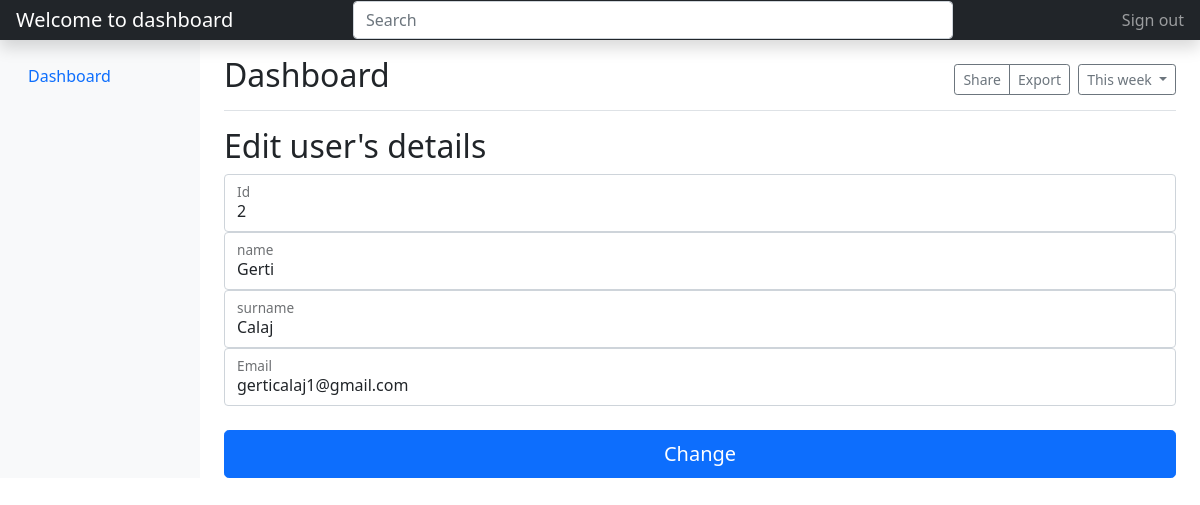
/Forms/edit.php?id=2, run on the app's committed database.
### tables this page shows
CREATE TABLE `user` (
  `id` int(11) NOT NULL,
  `name` varchar(255) NOT NULL,
  `surname` varchar(255) NOT NULL,
  `email` varchar(255) NOT NULL,
  `password` varchar(255) NOT NULL,
  `is_admin` tinyint(1) NOT NULL DEFAULT 0
);

### Forms/edit.php (the view, shortened to what this page needs)
<?php
   include_once('../database/config.php');
   $id = $_GET['id'];
   $sql = "SELECT * FROM user WHERE id=:id";
   $selectUser = $conn->prepare($sql);
   $selectUser->bindParam(':id', $id);
   $selectUser->execute();
   $user_data = $selectUser->fetch();
 ?>
 <!DOCTYPE html>
 <html>
 <head>
 	<link href="https://cdn.jsdelivr.net/npm/bootstrap@5.1.3/dist/css/bootstrap.min.css" rel="stylesheet">
 </head>
 <body>
 <header class="navbar navbar-dark sticky-top bg-dark flex-md-nowrap p-0 shadow">
  <a class="navbar-brand col-md-3 col-lg-2 me-0 px-3" href="#"><?php echo "Welcome to dashboard ".$_SESSION['surname']; ?></a>
  <input class="form-control form-control-dark w-50" type="text" placeholder="Search" aria-label="Search">
  <div class="navbar-nav">
    <div class="nav-item text-nowrap">
      <a class="nav-link px-3" href="logout.php">Sign out</a>
    </div>
  </div>
</header>
<div class="container-fluid">
  <div class="row">
    <nav id="sidebarMenu" class="col-md-3 col-lg-2 d-md-block bg-light sidebar collapse">
      <div class="position-sticky pt-3">
        <ul class="nav flex-column">
          <li class="nav-item">
            <a class="nav-link active" aria-current="page" href="../main/dashboard.php">
              Dashboard
            </a>
        </ul>
      </div>
    </nav>
    <main class="col-md-9 ms-sm-auto col-lg-10 px-md-4">
      <div class="d-flex justify-content-between flex-wrap flex-md-nowrap align-items-center pt-3 pb-2 mb-3 border-bottom">
        <h1 class="h2">Dashboard</h1>
        <div class="btn-toolbar mb-2 mb-md-0">
          <div class="btn-group me-2">
            <button type="button" class="btn btn-sm btn-outline-secondary">Share</button>
            <button type="button" class="btn btn-sm btn-outline-secondary">Export</button>
          </div>
          <button type="button" class="btn btn-sm btn-outline-secondary dropdown-toggle">
            This week
          </button>
        </div>
      </div>
      <h2>Edit user's details</h2>
      <div class="table-responsive">
        <form action="../Logic/editL.php" method="post">
        <div class="form-floating">
          <input type="number" class="form-control" id="floatingInput" placeholder="Id" name="id" value="<?php echo  $user_data['id'] ?>">
          <label for="floatingInput">Id</label>
        </div>
        <div class="form-floating">
          <input type="text" class="form-control" id="floatingInput" placeholder="name" name="name" value="<?php echo  $user_data['name'] ?>">
          <label for="floatingInput">name</label>
        </div>
        <div class="form-floating">
          <input type="text" class="form-control" id="floatingInput" placeholder="surname" name="surname" value="<?php echo  $user_data['surname'] ?>">
          <label for="floatingInput">surname</label>
        </div>
        <div class="form-floating">
          <input type="email" class="form-control" id="floatingInput" placeholder="Email" name="email" value="<?php echo  $user_data['email'] ?>">
          <label for="floatingInput">Email</label>
        </div>
        <br>
        <button class="w-100 btn btn-lg btn-primary" type="submit" name="submit" href='../Main/admin_dashboard'>Change</button>
      </form>
      </div>
    </main>
  </div>
</div>
  </body>
</html>
 </body>
 </html>

### data on the page
user: id "2", name "Gerti", surname "Calaj", email "gerticalaj1@gmail.com"
